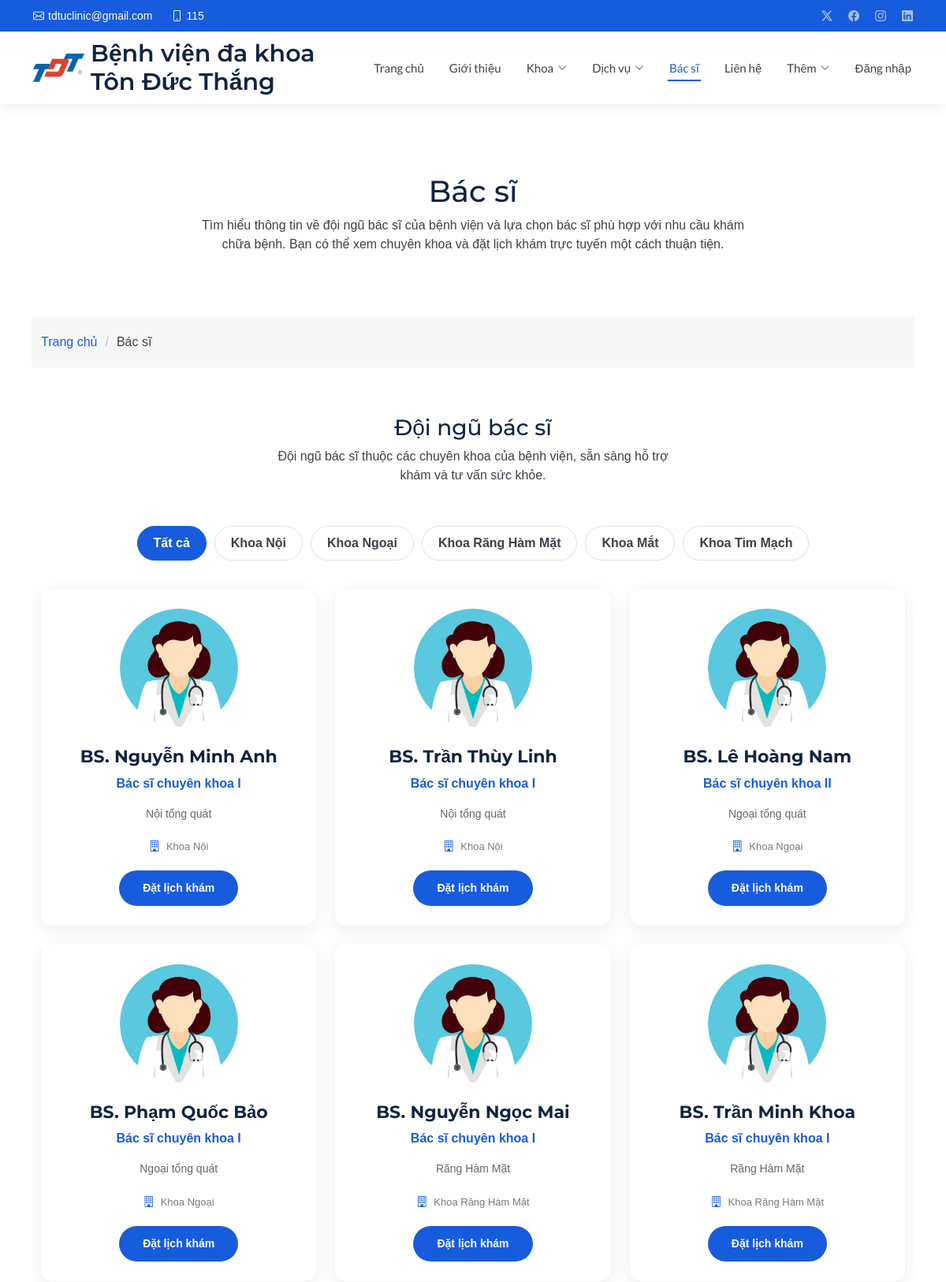
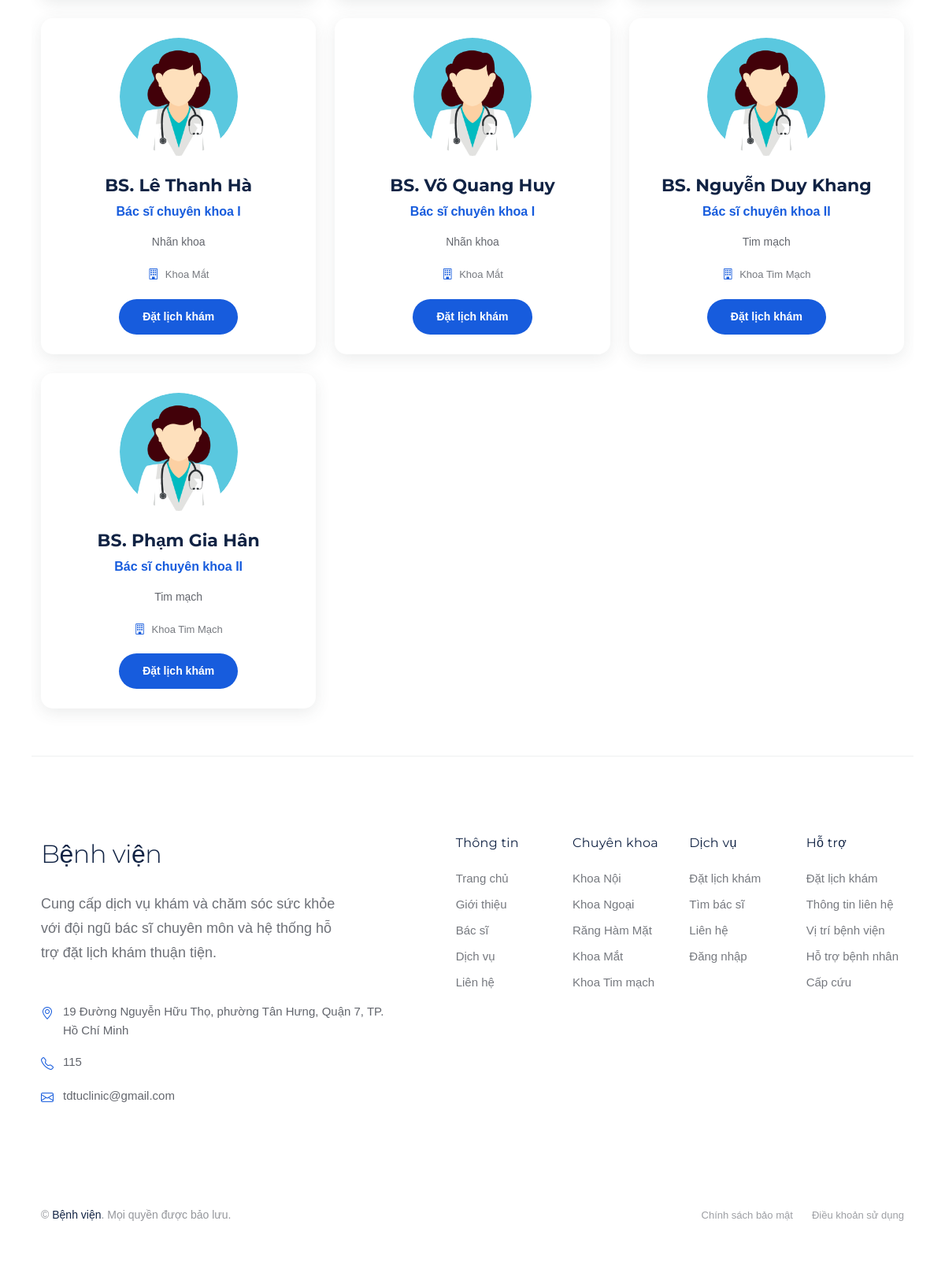
The app's page /doctors.php with its own data (2 pictures, top to bottom).
### tables this page shows
CREATE TABLE IF NOT EXISTS ChuyenKhoa (
    MaCK INT AUTO_INCREMENT PRIMARY KEY,
    MaVietTat VARCHAR(10) NOT NULL UNIQUE,
    TenChuyenKhoa VARCHAR(150) NOT NULL UNIQUE,
    MoTa TEXT,
    TrangThai TINYINT(1) NOT NULL DEFAULT 1
);

CREATE TABLE IF NOT EXISTS BacSi (
    MaBS VARCHAR(10) PRIMARY KEY,
    MaTK INT NOT NULL UNIQUE,
    MaCK INT NOT NULL,
    HoTen VARCHAR(150) NOT NULL,
    GioiTinh VARCHAR(20),
    NgaySinh DATE,
    SoDienThoai VARCHAR(20),
    Email VARCHAR(150),
    HocVi VARCHAR(150),
    ChuyenMon VARCHAR(255),
    KinhNghiem INT NOT NULL DEFAULT 0,
    AnhDaiDien VARCHAR(255),
    TrangThai TINYINT(1) NOT NULL DEFAULT 1,

    CONSTRAINT FK_BacSi_TaiKhoan
        FOREIGN KEY (MaTK)
        REFERENCES TaiKhoan(MaTK)
        ON UPDATE CASCADE
        ON DELETE RESTRICT,

    CONSTRAINT FK_BacSi_ChuyenKhoa
        FOREIGN KEY (MaCK)
        REFERENCES ChuyenKhoa(MaCK)
        ON UPDATE CASCADE
        ON DELETE RESTRICT,

    INDEX idx_bacsi_mack (MaCK),
    INDEX idx_bacsi_hoten (HoTen)
);

### doctors.php (the view, shortened to what this page needs)
<?php
require_once __DIR__ . '/config/database.php';
$chuyenKhoa = $pdo->query("SELECT MaCK, TenChuyenKhoa FROM ChuyenKhoa WHERE TrangThai = 1 ORDER BY MaCK, TenChuyenKhoa")->fetchAll(PDO::FETCH_ASSOC);
$bacSi = $pdo->query("SELECT bs.MaBS, bs.MaCK, bs.HoTen, bs.HocVi, bs.ChuyenMon, bs.KinhNghiem, bs.Email, bs.SoDienThoai, bs.AnhDaiDien, ck.TenChuyenKhoa FROM BacSi bs INNER JOIN ChuyenKhoa ck ON bs.MaCK = ck.MaCK WHERE bs.TrangThai = 1 AND ck.TrangThai = 1 ORDER BY ck.MaCK, bs.HoTen")->fetchAll(PDO::FETCH_ASSOC);
function e(?string $value): string { return htmlspecialchars($value ?? '', ENT_QUOTES, 'UTF-8'); }
function anhBacSi(?string $path): string {
    $path = trim($path ?? '');
    return 'assets/img/health/doctor.jpg';
}
?>
<!DOCTYPE html>
<html lang="vi">
<head>
  <link href="assets/vendor/bootstrap/css/bootstrap.min.css" rel="stylesheet">
  <link href="assets/vendor/bootstrap-icons/bootstrap-icons.css" rel="stylesheet">
  <link href="assets/vendor/aos/aos.css" rel="stylesheet">
  <link href="assets/vendor/glightbox/css/glightbox.min.css" rel="stylesheet">
  <link href="assets/vendor/fontawesome-free/css/all.min.css" rel="stylesheet">
  <link href="assets/vendor/swiper/swiper-bundle.min.css" rel="stylesheet">
  <link href="assets/css/main.css" rel="stylesheet">
</head>
<body class="doctors-page">
  <header id="header" class="header fixed-top">
    <div class="topbar d-flex align-items-center dark-background">
      <div class="container d-flex justify-content-center justify-content-md-between">
        <div class="contact-info d-flex align-items-center">
          <i class="bi bi-envelope d-flex align-items-center"><a
              href="mailto:tdtuclinic@gmail.com">tdtuclinic@gmail.com</a></i>
          <i class="bi bi-phone d-flex align-items-center ms-4"><span>115</span></i>
        </div>
        <div class="social-links d-none d-md-flex align-items-center">
          <a href="#!" class="twitter"><i class="bi bi-twitter-x"></i></a>
          <a href="#!" class="facebook"><i class="bi bi-facebook"></i></a>
          <a href="#!" class="instagram"><i class="bi bi-instagram"></i></a>
          <a href="#!" class="linkedin"><i class="bi bi-linkedin"></i></a>
        </div>
      </div>
    </div>
    <div class="branding d-flex align-items-cente">
      <div class="container position-relative d-flex align-items-center justify-content-between">
        <a href="index.php" class="logo d-flex align-items-center">
          <img src="assets/img/logo.jpg" alt="">
          <h1 class="sitename">Bệnh viện đa khoa Tôn Đức Thắng</h1>
        </a>
        <nav id="navmenu" class="navmenu">
          <ul>
            <li><a href="index.php">Trang chủ</a></li>
            <li><a href="about.html">Giới thiệu</a></li>
            <li class="dropdown"><a href="department-details.html"><span>Khoa</span> <i class="bi bi-chevron-down toggle-dropdown"></i></a>
            </li>
            <li class="dropdown"><a href="service-details.html"><span>Dịch vụ</span> <i class="bi bi-chevron-down toggle-dropdown"></i></a>
            </li>
            <li><a href="doctors.php" class="active">Bác sĩ</a></li>
            <li><a href="contact.html">Liên hệ</a></li>
            <li class="dropdown"><a href="#"><span>Thêm</span> <i class="bi bi-chevron-down toggle-dropdown"></i></a>
            </li>
            <li><a href="login.php">Đăng nhập</a></li>
          </ul>
        </nav>
      </div>
    </div>
  </header>
  <main class="main">
    <div class="page-title">
      <div class="heading">
        <div class="container">
          <div class="row d-flex justify-content-center text-center">
            <div class="col-lg-8">
              <h1 class="heading-title">Bác sĩ</h1>
              <p class="mb-0">
                Tìm hiểu thông tin về đội ngũ bác sĩ của bệnh viện và lựa chọn
                bác sĩ phù hợp với nhu cầu khám chữa bệnh. Bạn có thể xem
                chuyên khoa và đặt lịch khám trực tuyến một cách thuận tiện.
              </p>
            </div>
          </div>
        </div>
      </div>
      <nav class="breadcrumbs">
        <div class="container">
          <ol>
            <li><a href="index.php">Trang chủ</a></li>
            <li class="current">Bác sĩ</li>
          </ol>
        </div>
      </nav>
    </div>
    <section id="doctors" class="doctors section">
      <div class="container" data-aos="fade-up" data-aos-delay="100">
        <div class="row justify-content-center mb-5">
          <div class="col-lg-6">
            <div class="text-center">
              <h3>Đội ngũ bác sĩ</h3>
              <p>
                Đội ngũ bác sĩ thuộc các chuyên khoa của bệnh viện,
                sẵn sàng hỗ trợ khám và tư vấn sức khỏe.
              </p>
            </div>
          </div>
        </div>
        <div class="specialty-filters" role="group" aria-label="Lọc bác sĩ theo chuyên khoa">
          <button type="button" class="specialty-filter-btn active" data-filter="all" aria-pressed="true">Tất cả</button>
          <?php foreach ($chuyenKhoa as $khoa): ?>
            <button type="button" class="specialty-filter-btn" data-filter="<?= (int)$khoa['MaCK'] ?>" aria-pressed="false"><?= e($khoa['TenChuyenKhoa']) ?></button>
          <?php endforeach; ?>
        </div>
        <div class="row gy-4" id="doctor-list">
          <?php foreach ($bacSi as $bs): ?>
            <div class="col-lg-4 col-md-6 doctor-filter-item" data-specialty="<?= (int)$bs['MaCK'] ?>">
              <div class="doctor-card">
                <div class="doctor-image">
                  <img src="<?= e(anhBacSi($bs['AnhDaiDien'])) ?>" alt="Ảnh bác sĩ <?= e($bs['HoTen']) ?>" class="img-fluid">
                </div>
                <div class="doctor-content">
                  <h4>BS. <?= e($bs['HoTen']) ?></h4>
                  <span class="specialty"><?= e($bs['HocVi'] ?: 'Bác sĩ') ?></span>
                  <p><?= e($bs['ChuyenMon'] ?: 'Khám và tư vấn sức khỏe thuộc ' . $bs['TenChuyenKhoa'] . '.') ?></p>
                  <div class="doctor-meta">
                    <div class="department"><i class="bi bi-building"></i><span><?= e($bs['TenChuyenKhoa']) ?></span></div>
                  </div>
                  <a href="appointment.php?MaBS=<?= rawurlencode($bs['MaBS']) ?>&amp;MaCK=<?= (int)$bs['MaCK'] ?>" class="btn-appointment">Đặt lịch khám</a>
                </div>
              </div>
            </div>
          <?php endforeach; ?>
        </div>
      </div>
    </section>
  </main>
  <footer id="footer" class="footer-16 footer position-relative">
    <div class="container">
      <div class="footer-main" data-aos="fade-up" data-aos-delay="100">
        <div class="row align-items-start">
          <div class="col-lg-5">
            <div class="brand-section">
              <a href="index.php" class="logo d-flex align-items-center mb-4">
                <span class="sitename">Bệnh viện</span>
              </a>
              <p class="brand-description">
                Cung cấp dịch vụ khám và chăm sóc sức khỏe với đội ngũ bác sĩ
                chuyên môn và hệ thống hỗ trợ đặt lịch khám thuận tiện.
              </p>
              <div class="contact-info mt-5">
                <div class="contact-item">
                  <i class="bi bi-geo-alt"></i>
                  <span>19 Đường Nguyễn Hữu Thọ, phường Tân Hưng, Quận 7, TP. Hồ Chí Minh</span>
                </div>
                <div class="contact-item">
                  <i class="bi bi-telephone"></i>
                  <span>115</span>
                </div>
                <div class="contact-item">
                  <i class="bi bi-envelope"></i>
                  <span>tdtuclinic@gmail.com</span>
                </div>
              </div>
            </div>
          </div>
          <div class="col-lg-7">
            <div class="footer-nav-wrapper">
              <div class="row">
                <div class="col-6 col-lg-3">
                  <div class="nav-column">
                    <h6>Thông tin</h6>
                    <nav class="footer-nav">
                      <a href="index.php">Trang chủ</a>
                      <a href="about.html">Giới thiệu</a>
                      <a href="doctors.php">Bác sĩ</a>
                      <a href="service-details.html">Dịch vụ</a>
                      <a href="contact.html">Liên hệ</a>
                    </nav>
                  </div>
                </div>
                <div class="col-6 col-lg-3">
                  <div class="nav-column">
                    <h6>Chuyên khoa</h6>
                    <nav class="footer-nav">
                      <a href="departments.html#departments-tabs-neurology">Khoa Nội</a>
                      <a href="departments.html#departments-tabs-surgery">Khoa Ngoại</a>
                      <a href="departments.html#departments-tabs-dental">Răng Hàm Mặt</a>
                      <a href="departments.html#departments-tabs-ophthalmology">Khoa Mắt</a>
                      <a href="departments.html#departments-tabs-cardiology">Khoa Tim mạch</a>
                    </nav>
                  </div>
                </div>
                <div class="col-6 col-lg-3">
                  <div class="nav-column">
                    <h6>Dịch vụ</h6>
                    <nav class="footer-nav">
                      <a href="appointment.php">Đặt lịch khám</a>
                      <a href="doctors.php">Tìm bác sĩ</a>
                      <a href="contact.html">Liên hệ</a>
                      <a href="login.php">Đăng nhập</a>
                    </nav>
                  </div>
                </div>
                <div class="col-6 col-lg-3">
                  <div class="nav-column">
                    <h6>Hỗ trợ</h6>
                    <nav class="footer-nav">
                      <a href="appointment.php">Đặt lịch khám</a>
                      <a href="contact.html">Thông tin liên hệ</a>
                      <a href="contact.html">Vị trí bệnh viện</a>
                      <a href="contact.html">Hỗ trợ bệnh nhân</a>
                      <a href="tel:115">Cấp cứu</a>
                    </nav>
                  </div>
                </div>
              </div>
            </div>
          </div>
        </div>
      </div>
    </div>
    <div class="footer-bottom">
      <div class="container">
        <div class="bottom-content" data-aos="fade-up" data-aos-delay="300">
          <div class="row align-items-center">
            <div class="col-lg-6">
              <div class="copyright">
                <p>
                  © <span class="sitename">Bệnh viện</span>.
                  Mọi quyền được bảo lưu.
                </p>
              </div>
            </div>
            <div class="col-lg-6">
              <div class="legal-links">
                <a href="privacy.html">Chính sách bảo mật</a>
                <a href="terms.html">Điều khoản sử dụng</a>
              </div>
            </div>
          </div>
        </div>
      </div>
    </div>
  </footer>
</body>
</html>

### doctors.php (style rules this page uses)
.specialty-filters { display:flex; flex-wrap:wrap; justify-content:center; gap:10px; margin:-12px 0 36px; }
.specialty-filter-btn { background:#fff; color:var(--default-color); border:1px solid #dbe4ea; border-radius:999px; padding:9px 20px; font-weight:600; cursor:pointer; transition:background .2s,color .2s,border-color .2s; }
.specialty-filter-btn:hover, .specialty-filter-btn.active { color:var(--contrast-color, #fff); background:var(--accent-color, #1977cc); border-color:var(--accent-color, #1977cc); }

### records on screen
chuyenkhoa: TenChuyenKhoa "Khoa Nội"
chuyenkhoa: TenChuyenKhoa "Khoa Ngoại"
chuyenkhoa: TenChuyenKhoa "Khoa Răng Hàm Mặt"
chuyenkhoa: TenChuyenKhoa "Khoa Mắt"
chuyenkhoa: TenChuyenKhoa "Khoa Tim Mạch"
bacsi: HoTen "Nguyễn Minh Anh", HocVi "Bác sĩ chuyên khoa I", ChuyenMon "Nội tổng quát", MaCK.TenChuyenKhoa "Khoa Nội"
bacsi: HoTen "Trần Thùy Linh", HocVi "Bác sĩ chuyên khoa I", ChuyenMon "Nội tổng quát", MaCK.TenChuyenKhoa "Khoa Nội"
bacsi: HoTen "Lê Hoàng Nam", HocVi "Bác sĩ chuyên khoa II", ChuyenMon "Ngoại tổng quát", MaCK.TenChuyenKhoa "Khoa Ngoại"
bacsi: HoTen "Phạm Quốc Bảo", HocVi "Bác sĩ chuyên khoa I", ChuyenMon "Ngoại tổng quát", MaCK.TenChuyenKhoa "Khoa Ngoại"
bacsi: HoTen "Nguyễn Ngọc Mai", HocVi "Bác sĩ chuyên khoa I", ChuyenMon "Răng Hàm Mặt", MaCK.TenChuyenKhoa "Khoa Răng Hàm Mặt"
bacsi: HoTen "Trần Minh Khoa", HocVi "Bác sĩ chuyên khoa I", ChuyenMon "Răng Hàm Mặt", MaCK.TenChuyenKhoa "Khoa Răng Hàm Mặt"
bacsi: HoTen "Lê Thanh Hà", HocVi "Bác sĩ chuyên khoa I", ChuyenMon "Nhãn khoa", MaCK.TenChuyenKhoa "Khoa Mắt"
bacsi: HoTen "Võ Quang Huy", HocVi "Bác sĩ chuyên khoa I", ChuyenMon "Nhãn khoa", MaCK.TenChuyenKhoa "Khoa Mắt"
bacsi: HoTen "Nguyễn Duy Khang", HocVi "Bác sĩ chuyên khoa II", ChuyenMon "Tim mạch", MaCK.TenChuyenKhoa "Khoa Tim Mạch"
bacsi: HoTen "Phạm Gia Hân", HocVi "Bác sĩ chuyên khoa II", ChuyenMon "Tim mạch", MaCK.TenChuyenKhoa "Khoa Tim Mạch"
